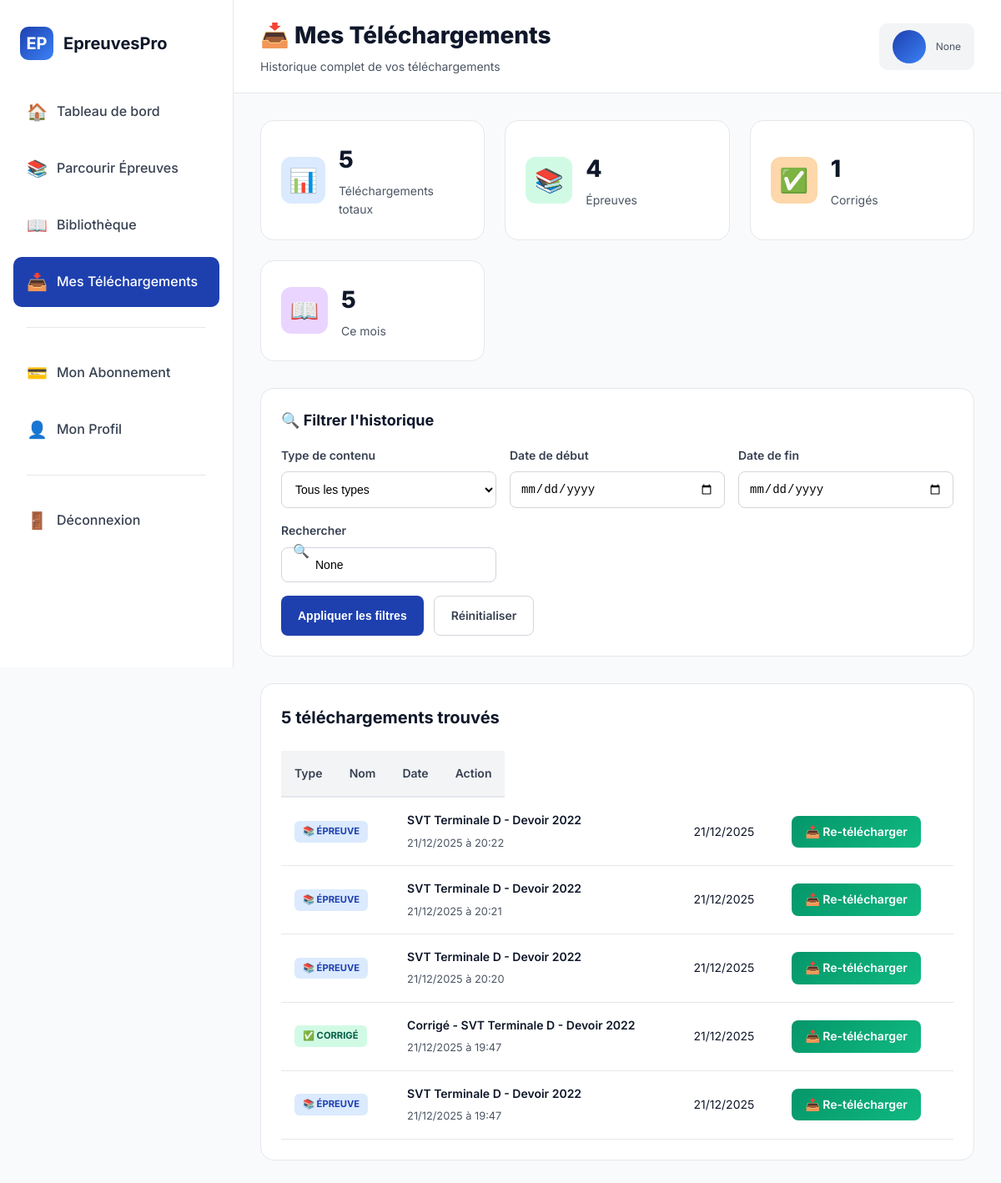
Page /dashboard/mes-telechargements/ (signed in) on the committed database.
### accounts/models.py (models this page shows, shortened)
class CustomUser(AbstractUser):
    CLASSE_CHOICES = [
        ('6eme', '6ème'),
        ('5eme', '5ème'),
        ('4eme', '4ème'),
        ('3eme', '3ème'),
        ('seconde', 'Seconde'),
        ('premiere', 'Première'),
        ('terminale', 'Terminale'),
    ]
    telephone = models.CharField(
        max_length=20,
        blank=True,
        null=True,
        verbose_name="Téléphone"
    )
    classe = models.CharField(
        max_length=20,
        choices=CLASSE_CHOICES,
        blank=True,
        null=True,
        verbose_name="Classe"
    )
    photo = models.ImageField(
        upload_to='users/photos/',
        blank=True,
        null=True,
        verbose_name="Photo de profil"
    )
    date_inscription = models.DateTimeField(
        auto_now_add=True,
        verbose_name="Date d'inscription"
    )
    groups = models.ManyToManyField(
        'auth.Group',
        verbose_name='groups',
        blank=True,
        help_text='The groups this user belongs to.',
        related_name='customuser_set',  # ← Ajout du related_name
        related_query_name='customuser',
    )
    user_permissions = models.ManyToManyField(
        'auth.Permission',
        verbose_name='user permissions',
        blank=True,
        help_text='Specific permissions for this user.',
        related_name='customuser_set',  # ← Ajout du related_name
        related_query_name='customuser',
    )
    class Meta:
        verbose_name = "Utilisateur"
        verbose_name_plural = "Utilisateurs"

### abonnements/models.py (models this page shows, shortened)
class Telechargement(models.Model):
    TYPE_CHOICES = [
        ('epreuve', 'Épreuve'),
        ('corrige', 'Corrigé'),
        ('livre', 'Livre'),
    ]
    user = models.ForeignKey(
        settings.AUTH_USER_MODEL,  # ← Changement ici
        on_delete=models.CASCADE,
        related_name='telechargements',
        verbose_name="Utilisateur"
    )
    type_contenu = models.CharField(
        max_length=20,
        choices=TYPE_CHOICES,
        verbose_name="Type de contenu"
    )
    objet_id = models.IntegerField(verbose_name="ID de l'objet téléchargé")
    objet_nom = models.CharField(max_length=255, verbose_name="Nom de l'objet")
    date_telechargement = models.DateTimeField(
        auto_now_add=True,
        verbose_name="Date de téléchargement"
    )
    ip_address = models.GenericIPAddressField(
        blank=True,
        null=True,
        verbose_name="Adresse IP"
    )
    class Meta:
        verbose_name = "Téléchargement"
        verbose_name_plural = "Téléchargements"
        ordering = ['-date_telechargement']

### dashboard/views.py (the view)
# urls.py: path('mes-telechargements/', views.mes_telechargements, name='mes_telechargements'),
@login_required
def mes_telechargements(request):
    user = request.user
    telechargements = Telechargement.objects.filter(user=user).order_by('-date_telechargement')
    type_contenu = request.GET.get('type')
    date_debut = request.GET.get('date_debut')
    date_fin = request.GET.get('date_fin')
    search = request.GET.get('search')
    if type_contenu:
        telechargements = telechargements.filter(type_contenu=type_contenu)
    if date_debut:
        from datetime import datetime
        date_debut_obj = datetime.strptime(date_debut, '%Y-%m-%d')
        telechargements = telechargements.filter(date_telechargement__gte=date_debut_obj)
    if date_fin:
        from datetime import datetime
        date_fin_obj = datetime.strptime(date_fin, '%Y-%m-%d')
        telechargements = telechargements.filter(date_telechargement__lte=date_fin_obj)
    if search:
        telechargements = telechargements.filter(objet_nom__icontains=search)
    total_telechargements = telechargements.count()
    telechargements_epreuves = telechargements.filter(type_contenu='epreuve').count()
    telechargements_corriges = telechargements.filter(type_contenu='corrige').count()
    telechargements_livres = telechargements.filter(type_contenu='livre').count()
    from datetime import datetime, timedelta
    debut_mois = datetime.now().replace(day=1, hour=0, minute=0, second=0, microsecond=0)
    telechargements_ce_mois = Telechargement.objects.filter(
        user=user,
        date_telechargement__gte=debut_mois
    ).count()
    paginator = Paginator(telechargements, 20)
    page = request.GET.get('page', 1)
    telechargements_page = paginator.get_page(page)
    for t in telechargements_page:
        if t.type_contenu in ['epreuve', 'corrige']:
            try:
                epreuve = Epreuve.objects.get(id=t.objet_id)
                t.slug = epreuve.slug  # Ajouter le slug dynamiquement
            except Epreuve.DoesNotExist:
                t.slug = None
    context = {
        'telechargements': telechargements_page,
        'total_telechargements': total_telechargements,
        'telechargements_epreuves': telechargements_epreuves,
        'telechargements_corriges': telechargements_corriges,
        'telechargements_livres': telechargements_livres,
        'telechargements_ce_mois': telechargements_ce_mois,
        'type_selectionne': type_contenu,
        'date_debut': date_debut,
        'date_fin': date_fin,
        'search': search,
        'types_disponibles': Telechargement.TYPE_CHOICES,
    }
    return render(request, 'dashboard/mes_telechargements.html', context)

### dashboard/templates/dashboard/mes_telechargements.html (shortened to what this page needs)
{% load static %}
<!DOCTYPE html>
<html lang="fr">
<head>
    <link rel="stylesheet" href="{% static 'css/dashboard.css' %}">
</head>
<body>
    <aside class="sidebar" id="sidebar">
        <a href="{% url 'core:accueil' %}" class="sidebar-logo">
            <div class="logo-icon">EP</div>
            <span class="logo-text">EpreuvesPro</span>
        </a>
        <ul class="sidebar-menu">
            <li class="menu-item">
                <a href="{% url 'dashboard:dashboard' %}" class="menu-link">
                    <span class="menu-icon">🏠</span>
                    <span>Tableau de bord</span>
                </a>
            </li>
            <li class="menu-item">
                <a href="{% url 'dashboard:parcourir_epreuves' %}" class="menu-link">
                    <span class="menu-icon">📚</span>
                    <span>Parcourir Épreuves</span>
                </a>
            </li>
            <li class="menu-item">
                <a href="{% url 'dashboard:bibliotheque' %}" class="menu-link">
                    <span class="menu-icon">📖</span>
                    <span>Bibliothèque</span>
                </a>
            </li>
            <li class="menu-item">
                <a href="{% url 'dashboard:mes_telechargements' %}" class="menu-link active">
                    <span class="menu-icon">📥</span>
                    <span>Mes Téléchargements</span>
                </a>
            </li>
            <div class="menu-divider"></div>
            <li class="menu-item">
                <a href="{% url 'dashboard:mon_abonnement' %}" class="menu-link">
                    <span class="menu-icon">💳</span>
                    <span>Mon Abonnement</span>
                </a>
            </li>
            <li class="menu-item">
                <a href="#" class="menu-link">
                    <span class="menu-icon">👤</span>
                    <span>Mon Profil</span>
                </a>
            </li>
            <div class="menu-divider"></div>
            <li class="menu-item">
                <a href="{% url 'accounts:logout' %}" class="menu-link">
                    <span class="menu-icon">🚪</span>
                    <span>Déconnexion</span>
                </a>
            </li>
        </ul>
    </aside>
    <div class="main-content">
        <header class="header">
            <div class="header-left">
                <div>
                    <h1>📥 Mes Téléchargements</h1>
                    <p class="header-subtitle">Historique complet de vos téléchargements</p>
                </div>
            </div>
            <div class="header-right">
                <div class="user-menu">
                    <div class="user-avatar">{{ user.first_name.0 }}{{ user.last_name.0 }}</div>
                    <div class="user-info">
                        <p>{{ user.get_classe_display }}</p>
                    </div>
                </div>
            </div>
        </header>
        <div class="content">
            <div class="stats-grid">
                <div class="stat-card">
                    <div class="stat-icon blue">📊</div>
                    <div class="stat-details">
                        <h3>{{ total_telechargements }}</h3>
                        <p>Téléchargements totaux</p>
                    </div>
                </div>
                <div class="stat-card">
                    <div class="stat-icon green">📚</div>
                    <div class="stat-details">
                        <h3>{{ telechargements_epreuves }}</h3>
                        <p>Épreuves</p>
                    </div>
                </div>
                <div class="stat-card">
                    <div class="stat-icon orange">✅</div>
                    <div class="stat-details">
                        <h3>{{ telechargements_corriges }}</h3>
                        <p>Corrigés</p>
                    </div>
                </div>
                <div class="stat-card">
                    <div class="stat-icon purple">📖</div>
                    <div class="stat-details">
                        <h3>{{ telechargements_ce_mois }}</h3>
                        <p>Ce mois</p>
                    </div>
                </div>
            </div>
            <div class="filters-section">
                <div class="filters-header">
                    <h2>🔍 Filtrer l'historique</h2>
                </div>
                <form method="get" id="filterForm">
                    <div class="filters-grid">
                        <div class="filter-group">
                            <label for="type">Type de contenu</label>
                            <select name="type" id="type" onchange="document.getElementById('filterForm').submit()">
                                <option value="">Tous les types</option>
                            </select>
                        </div>
                        <div class="filter-group">
                            <label for="date_debut">Date de début</label>
                            <input type="date" name="date_debut" id="date_debut" value="{{ date_debut }}">
                        </div>
                        <div class="filter-group">
                            <label for="date_fin">Date de fin</label>
                            <input type="date" name="date_fin" id="date_fin" value="{{ date_fin }}">
                        </div>
                        <div class="filter-group search-bar">
                            <label for="search">Rechercher</label>
                            <span class="search-icon">🔍</span>
                            <input type="text" name="search" id="search" value="{{ search }}" placeholder="Titre...">
                        </div>
                    </div>
                    <div class="filters-actions">
                        <button type="submit" class="btn btn-primary">Appliquer les filtres</button>
                        <a href="{% url 'dashboard:mes_telechargements' %}" class="btn btn-outline">Réinitialiser</a>
                    </div>
                </form>
            </div>
            <div class="downloads-section">
                {% if telechargements %}
                <div class="section-header">
                    <h2>{{ total_telechargements }} téléchargement{{ total_telechargements|pluralize }} trouvé{{ total_telechargements|pluralize }}</h2>
                </div>
                <table class="downloads-table">
                    <thead>
                        <tr>
                            <th>Type</th>
                            <th>Nom</th>
                            <th>Date</th>
                            <th>Action</th>
                        </tr>
                    </thead>
                    <tbody>
                        {% for telechargement in telechargements %}
                        <tr>
                            <td data-label="Type">
                                <span class="download-type type-{{ telechargement.type_contenu }}">
                                    {% if telechargement.type_contenu == 'epreuve' %}📚 Épreuve
                                    {% elif telechargement.type_contenu == 'corrige' %}✅ Corrigé
                                    {% elif telechargement.type_contenu == 'livre' %}📖 Livre
                                    {% endif %}
                                </span>
                            </td>
                            <td data-label="Nom">
                                <span class="download-name">{{ telechargement.objet_nom|truncatechars:50 }}</span>
                                <span class="download-date">{{ telechargement.date_telechargement|date:"d/m/Y à H:i" }}</span>
                            </td>
                            <td data-label="Date">
                                {{ telechargement.date_telechargement|date:"d/m/Y" }}
                            </td>
                            <td data-label="Action">
                                {% if telechargement.slug %}
                                    {% if telechargement.type_contenu == 'epreuve' %}
                                    <a href="{% url 'epreuves:telecharger_epreuve' telechargement.slug %}" class="btn-download">
                                        📥 Re-télécharger
                                    </a>
                                    {% elif telechargement.type_contenu == 'corrige' %}
                                    <a href="{% url 'epreuves:telecharger_corrige' telechargement.slug %}" class="btn-download">
                                        📥 Re-télécharger
                                    </a>
                                    {% endif %}
                                {% else %}
                                    <span style="color: var(--gray-600); font-size: 0.875rem;">Non disponible</span>
                                {% endif %}
                            </td>
                        </tr>
                        {% endfor %}
                    </tbody>
                </table>
                {% endif %}
            </div>
        </div>
    </div>
</body>
</html>

### rows in the picture
CustomUser: classe "None"
Telechargement: type_contenu "📚 ÉPREUVE", objet_nom "SVT Terminale D - Devoir 2022", date_telechargement "21/12/2025 à 20:22", date_telechargement "21/12/2025"
Telechargement: type_contenu "📚 ÉPREUVE", objet_nom "SVT Terminale D - Devoir 2022", date_telechargement "21/12/2025 à 20:21", date_telechargement "21/12/2025"
Telechargement: type_contenu "📚 ÉPREUVE", objet_nom "SVT Terminale D - Devoir 2022", date_telechargement "21/12/2025 à 20:20", date_telechargement "21/12/2025"
Telechargement: type_contenu "✅ CORRIGÉ", objet_nom "Corrigé - SVT Terminale D - Devoir 2022", date_telechargement "21/12/2025 à 19:47", date_telechargement "21/12/2025"
Telechargement: type_contenu "📚 ÉPREUVE", objet_nom "SVT Terminale D - Devoir 2022", date_telechargement "21/12/2025 à 19:47", date_telechargement "21/12/2025"

### other values in the picture
{{ total_telechargements }} "5"
{{ telechargements_epreuves }} "4"
{{ telechargements_corriges }} "1"
{{ telechargements_ce_mois }} "5"
